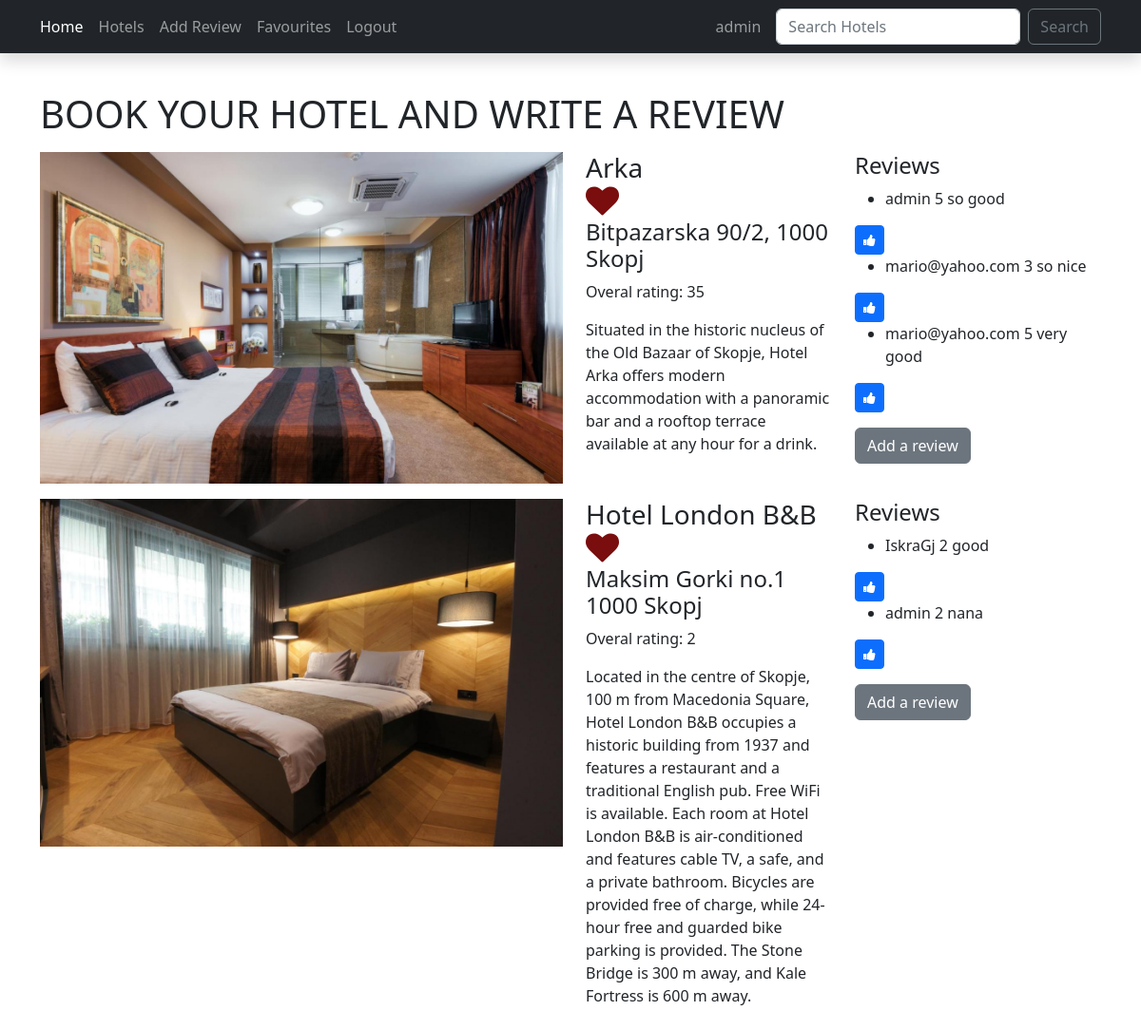
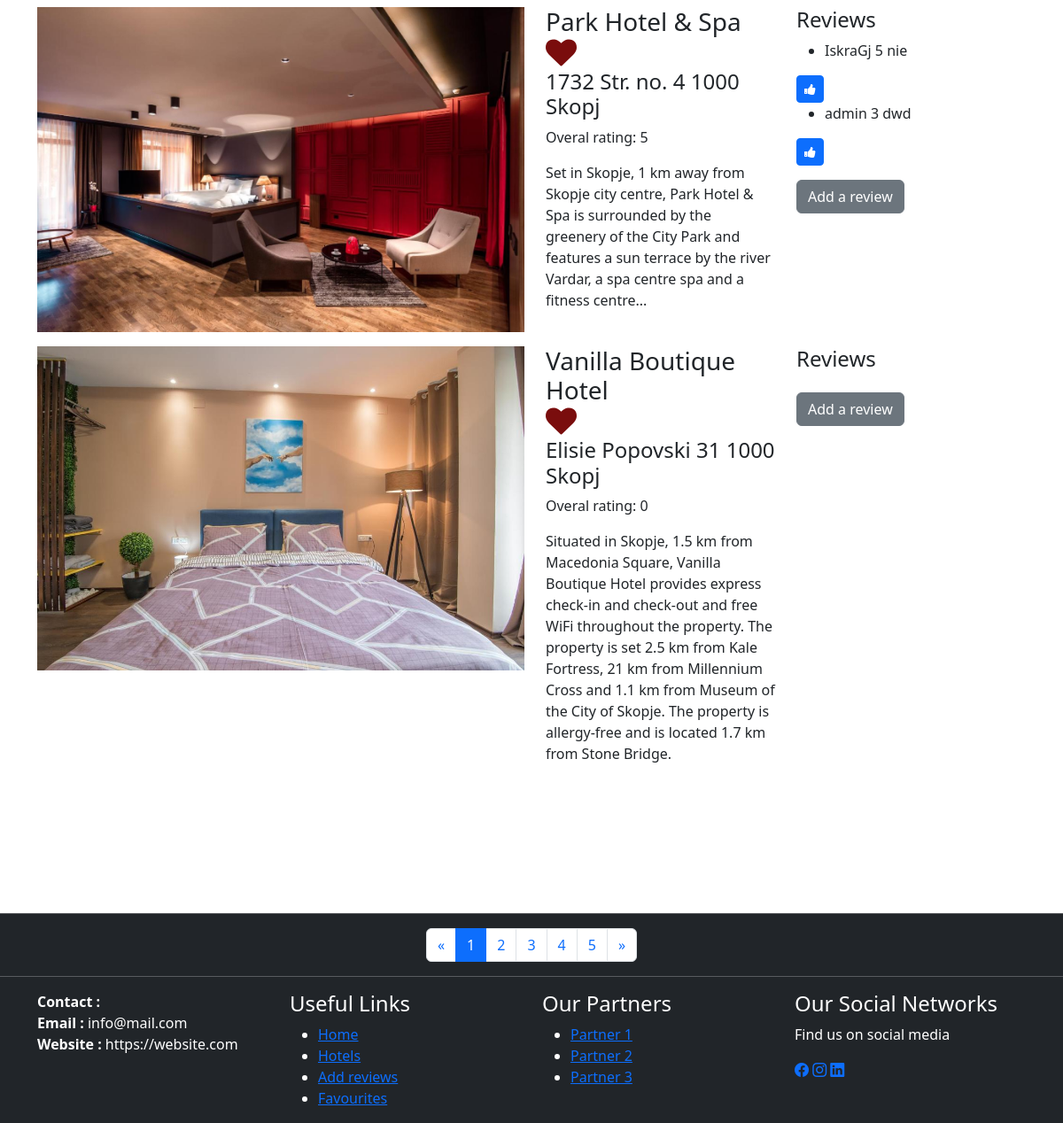
The app's page /hotels/ (signed in) with its own data (2 pictures, top to bottom).
### HotelApplication/models.py (models this page shows, shortened)
class Hotel(models.Model):
    hotel_name = models.CharField(max_length=100)
    hotel_address = models.CharField(max_length=50)
    images = models.ImageField(upload_to='images', null=True, blank=True, default='../data/hotel.jpeg')
    desc = models.TextField(null=True, blank=True)
    hotel_geolocation = models.CharField(max_length=10)
    overall_rating = models.CharField(max_length=10, null=True, blank=True)
    fav = models.ManyToManyField(User, related_name='fav', blank=True)
    class Meta:
        ordering = ('hotel_name',)

class Review(models.Model):
    RATING_CHOICES = (
        (1, '1'),
        (2, '2'),
        (3, '3'),
        (4, '4'),
        (5, '5'),
    )
    user = models.ForeignKey(User, on_delete=models.CASCADE, related_name='author_review')
    hotel_rating =models.IntegerField(choices=RATING_CHOICES)
    desc_review = models.TextField(null=True, blank=True)
    hotels = models.ForeignKey(Hotel, on_delete=models.CASCADE, related_name='hotel_review')
    likes = models.ManyToManyField(User, related_name='review_likes')

### HotelApplication/views.py (the view)
# urls.py: path('hotels/', hotel_list, name='hotel_list'),
def hotel_list(request):
    if request.method == "POST":
        form_data = ReviewForm(request.POST)
        if form_data.is_valid():
            hotels = form_data.save(commit=False) #da vrati objakt koj seushte se nema zacuvano vo bazata
            hotels.user = request.user
            hotels = form_data.save()
    is_favourite = True
    queyset = Hotel.objects.all().order_by('hotel_name')
    context = {'hotel_list': queyset, "form": ReviewForm , 'is_favourite':is_favourite}
    return render(request, 'hotel_list.html', context=context)

### templates/hotel_list.html (shortened to what this page needs)
{% extends 'home.html' %}
{% block content %}
    <div class="container">
        <h1 class="mb-3">BOOK YOUR HOTEL AND WRITE A REVIEW </h1>
        {% for hotels in hotel_list %}
            <div class="row mb-3">
                <div class="col">
                    <img class="" src="{{ MEDIA_URL }}{{ hotels.images.url }}" alt="image hotel" style="width: 550px">
                </div>
                <div class="col">
                    <div class="card-body">
                        <h3 class="card-title">{{ hotels.hotel_name }}</h3>
                        <div id="favourite-section">
                            {% if is_favourite %}
                                <a href="{% url 'favourite_hotels' %}" data-toggle="tooltip" data-placement="top"
                                   title="Add to favourite">
                                    <i class="fa fa-heart" style="font-size:35px; color: #7a0d0d"></i>
                                </a>
                            {% else %}
                                <a href="{% url 'favourite_hotels' %}">
                                    <i class="fa fa-heart-o" style="font-size:35px; color: #7a0d0d"></i>
                                </a>
                            {% endif %}
                        </div>
                        <h4>{{ hotels.hotel_address }} {{ hotels.hotel_geolocation }}
                        </h4>
                        <p>Overal rating: {{ hotels.overall_rating }}</p>
                        <p class="card-subtitle mb-3">{{ hotels.desc }}</p>
                    </div>
                </div>
                <div class="col">
                    <h4>Reviews</h4>
                    {% for hotel in hotels.hotel_review.all %}
                        <ul>
                            <li>{{ hotel.user }} {{ hotel.hotel_rating }} {{ hotel.desc_review }}</li>
                        </ul>
                        <form action="{% url 'like_review' hotels.pk %}" method="POST">
                            <button type="submit" , name="hotel_review_id" , value="{{ hotels.hotel.id }}" ,
                                    class="btn btn-primary btn-sm"><i class="fa fa-thumbs-up"></i></button>
                        </form>
                    {% endfor %}
                    <a href="{% url 'add_review' %}">
                        <button type="button" class="btn btn-secondary mt-3">Add a review</button>
                    </a>
                </div>
            </div>
        {% endfor %}
    </div>
{% endblock %}

### templates/nav.html (shortened to what this page needs)
<nav class="navbar navbar-expand navbar-dark bg-dark shadow fixed-top text-white">
    <div class="container">
        <a class="nav-item nav-link" href="{% url 'home' %}">Home</a>
        <div class="collapse navbar-collapse mx-2" id="navbarNavAltMarkup">
            <div class="navbar-nav mr-auto">
                <ul class="navbar-nav ">
                    {% if user.is_authenticated %}
                        <li class="nav-item"><a class="nav-item nav-link" href="{% url 'hotel_list' %}">Hotels</a></li>
                        <li class="nav-item"><a class="nav-item nav-link" href="{% url 'add_review' %}">Add Review</a>
                        </li>
                        <li class="nav-item"><a class="nav-item nav-link" href="{% url 'favourite_hotels' %}">Favourites</a></li>
                        <li class="nav-item"><a class="nav-item nav-link" href="{% url 'logout' %}"
                                                class="btn btn-primary">Logout</a></li>
                    {% else %}
                        <li class="nav-item"><a class="nav-item nav-link" href="{% url 'register_user' %}">Register</a>
                        </li>
                        <li class="nav-item"><a class="nav-item nav-link" href="{% url 'login' %}">Login</a></li>
                    {% endif %}
                </ul>
            </div>
        </div>
        {% if user.is_authenticated %}
            <ul class="navbar-nav ml-auto">
                <li class="nav-item">
                    <a class="nav-item nav-link" href="{% url 'login' %}">{{ user.username }}</a>
                </li>
            </ul>
        {% endif %}
        <form class="d-flex" method="POST" action="{% url 'search_hotels' %}">
            <input class="form-control mx-2" type="search" placeholder="Search Hotels" aria-label="Search"
                   name="searched">
            <button class="btn btn-outline-secondary" type="submit">Search</button>
        </form>
    </div>
</nav>

### records on screen
Hotel: images (picture), hotel_name "Arka", hotel_address "Bitpazarska 90/2,", hotel_geolocation "1000 Skopj", overall_rating "35", desc "Situated in the historic nucleus of the Old Bazaar of Skopje, Hotel Arka offers modern accommodation with a panoramic bar and a rooftop terrace available at any hour for a drink."
Review: user "admin", hotel_rating "5", desc_review "so good"
Review: user "mario@yahoo.com", hotel_rating "3", desc_review "so nice"
Review: user "mario@yahoo.com", hotel_rating "5", desc_review "very good"
Hotel: images (picture), hotel_name "Hotel London B&B", hotel_address "Maksim Gorki no.1", hotel_geolocation "1000 Skopj", overall_rating "2", desc "Located in the centre of Skopje, 100 m from Macedonia Square, Hotel London B&B occupies a historic building from 1937 and features a restaurant and a traditional English pub. Free WiFi is available. Each room at Hotel London B&B is air-conditioned and features cable TV, a safe, and a private bathroom. Bicycles are provided free of charge, while 24-hour free and guarded bike parking is provided. The Stone Bridge is 300 m away, and Kale Fortress is 600 m away."
Review: user "IskraGj", hotel_rating "2", desc_review "good"
Review: user "admin", hotel_rating "2", desc_review "nana"
Hotel: images (picture), hotel_name "Park Hotel & Spa", hotel_address "1732 Str. no. 4", hotel_geolocation "1000 Skopj", overall_rating "5", desc "Set in Skopje, 1 km away from Skopje city centre, Park Hotel & Spa is surrounded by the greenery of the City Park and features a sun terrace by the river Vardar, a spa centre spa and a fitness centre..."
Review: user "IskraGj", hotel_rating "5", desc_review "nie"
Review: user "admin", hotel_rating "3", desc_review "dwd"
Hotel: images (picture), hotel_name "Vanilla Boutique Hotel", hotel_address "Elisie Popovski 31", hotel_geolocation "1000 Skopj", overall_rating "0", desc "Situated in Skopje, 1.5 km from Macedonia Square, Vanilla Boutique Hotel provides express check-in and check-out and free WiFi throughout the property. The property is set 2.5 km from Kale Fortress, 21 km from Millennium Cross and 1.1 km from Museum of the City of Skopje. The property is allergy-free and is located 1.7 km from Stone Bridge."

### other values on screen
{{ user.username }} "admin"
